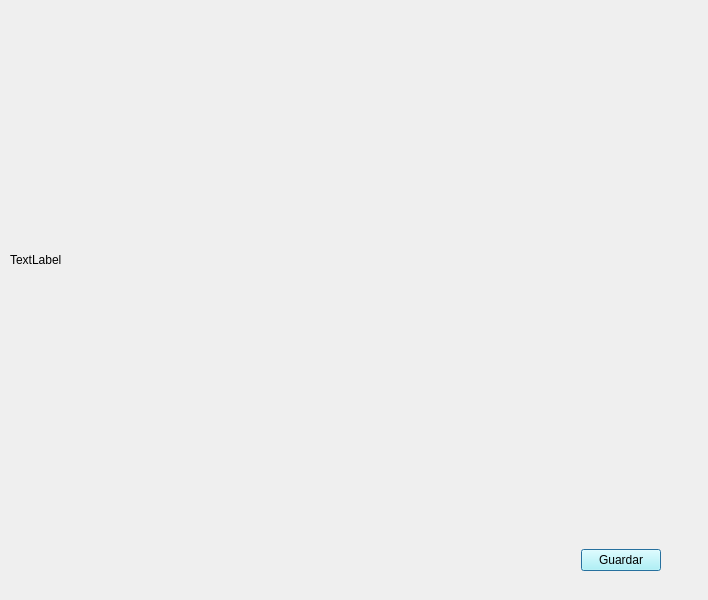
<?xml version="1.0" encoding="UTF-8"?>
<ui version="4.0">
 <class>Resultados</class>
 <widget class="QDialog" name="Resultados">
  <property name="geometry">
   <rect>
    <x>0</x>
    <y>0</y>
    <width>708</width>
    <height>600</height>
   </rect>
  </property>
  <property name="minimumSize">
   <size>
    <width>523</width>
    <height>600</height>
   </size>
  </property>
  <property name="windowTitle">
   <string>Dialog</string>
  </property>
  <widget class="QWidget" name="widget" native="true">
   <property name="geometry">
    <rect>
     <x>10</x>
     <y>10</y>
     <width>523</width>
     <height>500</height>
    </rect>
   </property>
   <layout class="QHBoxLayout" name="horizontalLayout_2">
    <item>
     <widget class="QLabel" name="outResultados">
      <property name="text">
       <string>TextLabel</string>
      </property>
     </widget>
    </item>
   </layout>
  </widget>
  <widget class="QWidget" name="widget_2" native="true">
   <property name="geometry">
    <rect>
     <x>400</x>
     <y>530</y>
     <width>261</width>
     <height>61</height>
    </rect>
   </property>
   <layout class="QHBoxLayout" name="horizontalLayout">
    <item>
     <spacer name="horizontalSpacer">
      <property name="orientation">
       <enum>Qt::Horizontal</enum>
      </property>
      <property name="sizeHint" stdset="0">
       <size>
        <width>40</width>
        <height>20</height>
       </size>
      </property>
     </spacer>
    </item>
    <item>
     <widget class="QPushButton" name="cmdGuradar">
      <property name="styleSheet">
       <string notr="true">background-color: rgb(170, 255, 255);</string>
      </property>
      <property name="text">
       <string>Guardar</string>
      </property>
     </widget>
    </item>
   </layout>
  </widget>
 </widget>
 <resources/>
 <connections/>
</ui>
